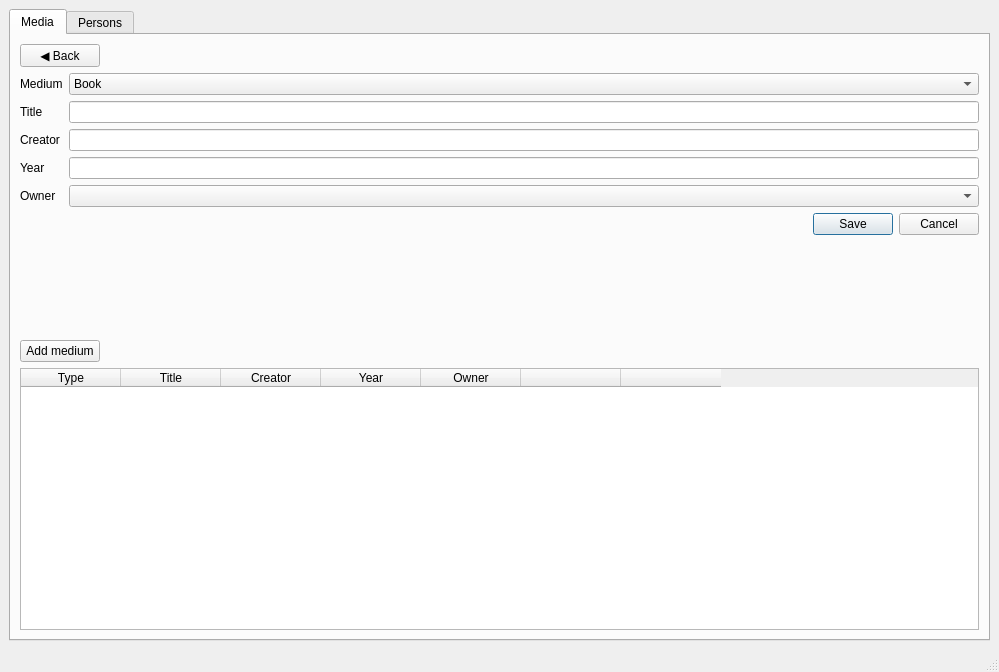
<?xml version="1.0" encoding="UTF-8"?>
<ui version="4.0">
 <class>MainWindow</class>
 <widget class="QMainWindow" name="MainWindow">
  <property name="geometry">
   <rect>
    <x>0</x>
    <y>0</y>
    <width>999</width>
    <height>672</height>
   </rect>
  </property>
  <property name="windowTitle">
   <string>MainWindow</string>
  </property>
  <widget class="QWidget" name="centralwidget">
   <property name="sizePolicy">
    <sizepolicy hsizetype="Minimum" vsizetype="Minimum">
     <horstretch>0</horstretch>
     <verstretch>0</verstretch>
    </sizepolicy>
   </property>
   <property name="layoutDirection">
    <enum>Qt::LeftToRight</enum>
   </property>
   <layout class="QHBoxLayout" name="horizontalLayout">
    <item>
     <widget class="QTabWidget" name="tabWidget">
      <property name="sizePolicy">
       <sizepolicy hsizetype="Expanding" vsizetype="Expanding">
        <horstretch>0</horstretch>
        <verstretch>0</verstretch>
       </sizepolicy>
      </property>
      <property name="layoutDirection">
       <enum>Qt::LeftToRight</enum>
      </property>
      <property name="currentIndex">
       <number>0</number>
      </property>
      <widget class="QWidget" name="mediaTab">
       <attribute name="title">
        <string>Media</string>
       </attribute>
       <layout class="QVBoxLayout" name="verticalLayout">
        <item>
         <widget class="QWidget" name="addMediumWidget" native="true">
          <property name="sizePolicy">
           <sizepolicy hsizetype="Expanding" vsizetype="Expanding">
            <horstretch>0</horstretch>
            <verstretch>0</verstretch>
           </sizepolicy>
          </property>
          <property name="layoutDirection">
           <enum>Qt::LeftToRight</enum>
          </property>
          <layout class="QVBoxLayout" name="verticalLayout_2">
           <property name="leftMargin">
            <number>0</number>
           </property>
           <property name="topMargin">
            <number>0</number>
           </property>
           <property name="rightMargin">
            <number>0</number>
           </property>
           <property name="bottomMargin">
            <number>0</number>
           </property>
           <item>
            <widget class="QPushButton" name="backButton">
             <property name="sizePolicy">
              <sizepolicy hsizetype="Fixed" vsizetype="Fixed">
               <horstretch>0</horstretch>
               <verstretch>0</verstretch>
              </sizepolicy>
             </property>
             <property name="text">
              <string>◀ Back</string>
             </property>
            </widget>
           </item>
           <item>
            <layout class="QFormLayout" name="addMediumLayout">
             <item row="0" column="0">
              <widget class="QLabel" name="mediumLabel">
               <property name="text">
                <string>Medium</string>
               </property>
              </widget>
             </item>
             <item row="0" column="1">
              <widget class="QComboBox" name="mediumComboBox">
               <item>
                <property name="text">
                 <string>Book</string>
                </property>
               </item>
               <item>
                <property name="text">
                 <string>CD</string>
                </property>
               </item>
               <item>
                <property name="text">
                 <string>DVD</string>
                </property>
               </item>
              </widget>
             </item>
             <item row="1" column="0">
              <widget class="QLabel" name="titleLabel">
               <property name="text">
                <string>Title</string>
               </property>
              </widget>
             </item>
             <item row="1" column="1">
              <widget class="QLineEdit" name="titleLineEdit"/>
             </item>
             <item row="2" column="0">
              <widget class="QLabel" name="creatorLabel">
               <property name="text">
                <string>Creator</string>
               </property>
              </widget>
             </item>
             <item row="2" column="1">
              <widget class="QLineEdit" name="creatorLineEdit"/>
             </item>
             <item row="3" column="0">
              <widget class="QLabel" name="yearLabel">
               <property name="text">
                <string>Year</string>
               </property>
              </widget>
             </item>
             <item row="3" column="1">
              <widget class="QLineEdit" name="yearLineEdit"/>
             </item>
             <item row="4" column="0">
              <widget class="QLabel" name="ownerLabel">
               <property name="text">
                <string>Owner</string>
               </property>
              </widget>
             </item>
             <item row="4" column="1">
              <widget class="QComboBox" name="ownerComboBox"/>
             </item>
             <item row="5" column="1">
              <widget class="QDialogButtonBox" name="mediaDialogButtonBox">
               <property name="contextMenuPolicy">
                <enum>Qt::DefaultContextMenu</enum>
               </property>
               <property name="locale">
                <locale language="English" country="UnitedKingdom"/>
               </property>
               <property name="standardButtons">
                <set>QDialogButtonBox::Cancel|QDialogButtonBox::Save</set>
               </property>
              </widget>
             </item>
            </layout>
           </item>
          </layout>
         </widget>
        </item>
        <item>
         <widget class="QWidget" name="mediaListWidget" native="true">
          <property name="sizePolicy">
           <sizepolicy hsizetype="Expanding" vsizetype="Expanding">
            <horstretch>0</horstretch>
            <verstretch>0</verstretch>
           </sizepolicy>
          </property>
          <property name="layoutDirection">
           <enum>Qt::LeftToRight</enum>
          </property>
          <layout class="QVBoxLayout" name="verticalLayout_4">
           <property name="leftMargin">
            <number>0</number>
           </property>
           <property name="topMargin">
            <number>0</number>
           </property>
           <property name="rightMargin">
            <number>0</number>
           </property>
           <property name="bottomMargin">
            <number>0</number>
           </property>
           <item>
            <layout class="QVBoxLayout" name="verticalLayout_3">
             <item>
              <widget class="QPushButton" name="addMediumButton">
               <property name="sizePolicy">
                <sizepolicy hsizetype="Fixed" vsizetype="Fixed">
                 <horstretch>0</horstretch>
                 <verstretch>0</verstretch>
                </sizepolicy>
               </property>
               <property name="text">
                <string>Add medium</string>
               </property>
              </widget>
             </item>
             <item>
              <widget class="QTableWidget" name="mediaTable">
               <property name="editTriggers">
                <set>QAbstractItemView::NoEditTriggers</set>
               </property>
               <property name="selectionMode">
                <enum>QAbstractItemView::SingleSelection</enum>
               </property>
               <property name="selectionBehavior">
                <enum>QAbstractItemView::SelectRows</enum>
               </property>
               <property name="showGrid">
                <bool>false</bool>
               </property>
               <property name="gridStyle">
                <enum>Qt::SolidLine</enum>
               </property>
               <property name="sortingEnabled">
                <bool>true</bool>
               </property>
               <attribute name="verticalHeaderVisible">
                <bool>false</bool>
               </attribute>
               <column>
                <property name="text">
                 <string>Type</string>
                </property>
               </column>
               <column>
                <property name="text">
                 <string>Title</string>
                </property>
               </column>
               <column>
                <property name="text">
                 <string>Creator</string>
                </property>
               </column>
               <column>
                <property name="text">
                 <string>Year</string>
                </property>
               </column>
               <column>
                <property name="text">
                 <string>Owner</string>
                </property>
               </column>
               <column>
                <property name="text">
                 <string/>
                </property>
               </column>
               <column>
                <property name="text">
                 <string/>
                </property>
               </column>
              </widget>
             </item>
            </layout>
           </item>
          </layout>
         </widget>
        </item>
       </layout>
      </widget>
      <widget class="QWidget" name="peopleTab">
       <attribute name="title">
        <string>Persons</string>
       </attribute>
       <layout class="QVBoxLayout" name="verticalLayout_6">
        <item>
         <widget class="QWidget" name="peopleListWidget" native="true">
          <layout class="QVBoxLayout" name="verticalLayout_5">
           <property name="leftMargin">
            <number>0</number>
           </property>
           <property name="topMargin">
            <number>0</number>
           </property>
           <property name="rightMargin">
            <number>0</number>
           </property>
           <property name="bottomMargin">
            <number>0</number>
           </property>
           <item>
            <widget class="QPushButton" name="addPersonButton">
             <property name="sizePolicy">
              <sizepolicy hsizetype="Fixed" vsizetype="Fixed">
               <horstretch>0</horstretch>
               <verstretch>0</verstretch>
              </sizepolicy>
             </property>
             <property name="text">
              <string>Add person</string>
             </property>
            </widget>
           </item>
           <item>
            <widget class="QTableWidget" name="peopleTable">
             <property name="editTriggers">
              <set>QAbstractItemView::NoEditTriggers</set>
             </property>
             <property name="alternatingRowColors">
              <bool>false</bool>
             </property>
             <property name="selectionMode">
              <enum>QAbstractItemView::SingleSelection</enum>
             </property>
             <property name="selectionBehavior">
              <enum>QAbstractItemView::SelectRows</enum>
             </property>
             <property name="showGrid">
              <bool>false</bool>
             </property>
             <property name="gridStyle">
              <enum>Qt::SolidLine</enum>
             </property>
             <property name="sortingEnabled">
              <bool>true</bool>
             </property>
             <attribute name="verticalHeaderVisible">
              <bool>false</bool>
             </attribute>
             <column>
              <property name="text">
               <string>First name</string>
              </property>
             </column>
             <column>
              <property name="text">
               <string>Last name</string>
              </property>
             </column>
             <column>
              <property name="text">
               <string/>
              </property>
             </column>
             <column>
              <property name="text">
               <string/>
              </property>
             </column>
            </widget>
           </item>
          </layout>
         </widget>
        </item>
        <item>
         <widget class="QWidget" name="addPersonWidget" native="true">
          <layout class="QVBoxLayout" name="verticalLayout_7">
           <item>
            <widget class="QPushButton" name="peopleBackButton">
             <property name="sizePolicy">
              <sizepolicy hsizetype="Fixed" vsizetype="Fixed">
               <horstretch>0</horstretch>
               <verstretch>0</verstretch>
              </sizepolicy>
             </property>
             <property name="text">
              <string>◀ Back</string>
             </property>
            </widget>
           </item>
           <item>
            <layout class="QFormLayout" name="addPersonLayout">
             <item row="0" column="0">
              <widget class="QLabel" name="firstNameLabel">
               <property name="text">
                <string>First name</string>
               </property>
              </widget>
             </item>
             <item row="0" column="1">
              <widget class="QLineEdit" name="firstNameLineEdit"/>
             </item>
             <item row="1" column="0">
              <widget class="QLabel" name="lastNameLabel">
               <property name="text">
                <string>Last name</string>
               </property>
              </widget>
             </item>
             <item row="1" column="1">
              <widget class="QLineEdit" name="lastNameLineEdit"/>
             </item>
             <item row="2" column="1">
              <widget class="QDialogButtonBox" name="peopleDialogButtonBox">
               <property name="locale">
                <locale language="English" country="UnitedKingdom"/>
               </property>
               <property name="standardButtons">
                <set>QDialogButtonBox::Cancel|QDialogButtonBox::Save</set>
               </property>
              </widget>
             </item>
            </layout>
           </item>
          </layout>
         </widget>
        </item>
       </layout>
      </widget>
     </widget>
    </item>
   </layout>
  </widget>
  <widget class="QMenuBar" name="menubar">
   <property name="geometry">
    <rect>
     <x>0</x>
     <y>0</y>
     <width>1121</width>
     <height>21</height>
    </rect>
   </property>
  </widget>
  <widget class="QStatusBar" name="statusbar"/>
 </widget>
 <resources/>
 <connections/>
</ui>
